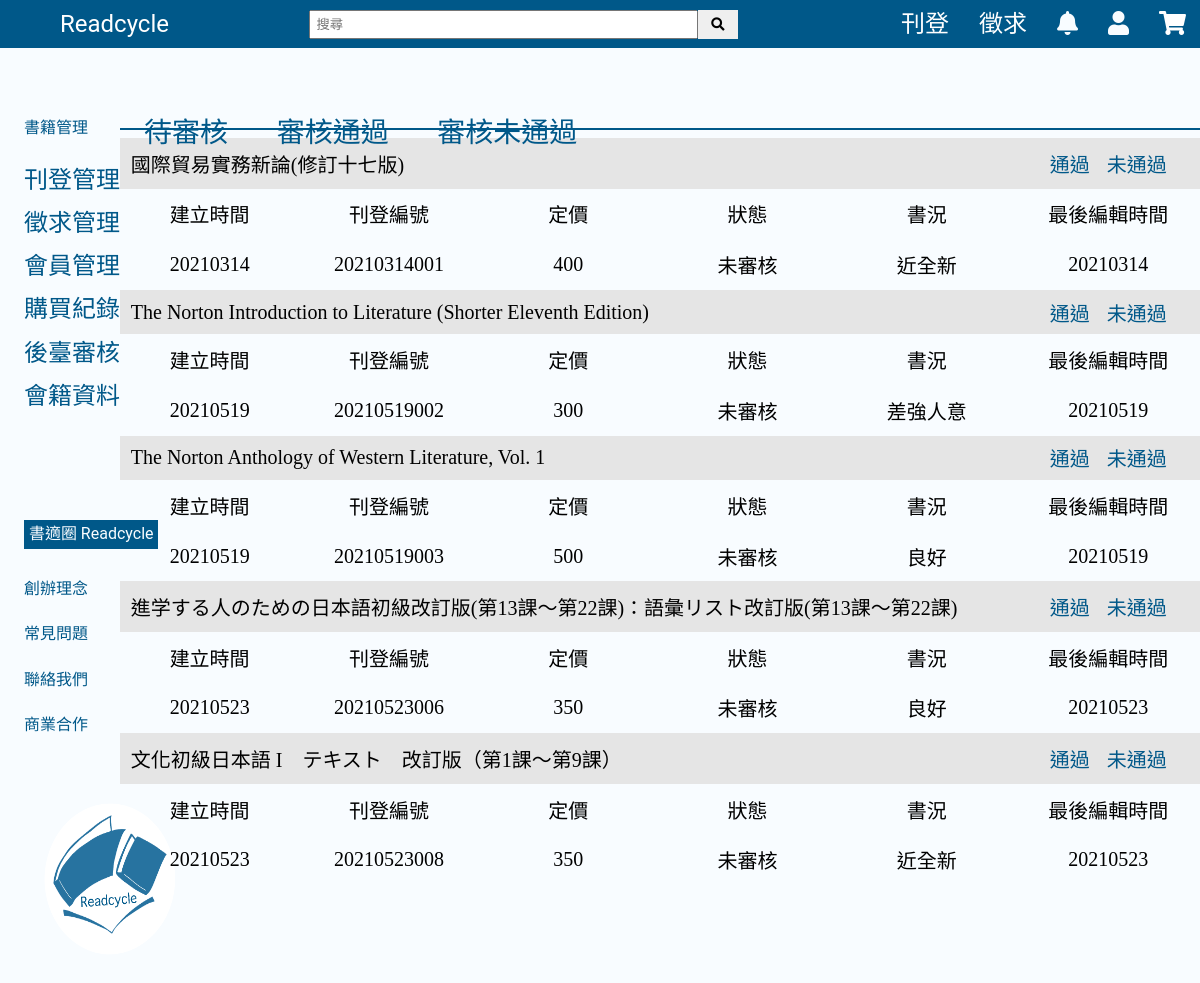
Screenshot of /php/Manage_Backstage1.php (signed in) with the database file from the repository.
### tables this page shows
CREATE TABLE `book_function` (
  `function_id` varchar(11) NOT NULL,
  `ISBN` varchar(13) NOT NULL,
  `member_id` varchar(8) NOT NULL,
  `situation` varchar(20) NOT NULL DEFAULT '未審核',
  `pub_price` int(4) NOT NULL,
  `book_condition` varchar(20) NOT NULL,
  `class` varchar(20) DEFAULT NULL,
  `pic1` varchar(20) NOT NULL,
  `pic2` varchar(20) NOT NULL,
  `description` text DEFAULT NULL,
  `function` varchar(20) NOT NULL,
  `pub_create_date` datetime NOT NULL,
  `pub_update_date` datetime NOT NULL DEFAULT current_timestamp()
);

CREATE TABLE `book` (
  `ISBN` varchar(13) NOT NULL,
  `book_title` varchar(100) NOT NULL,
  `author` varchar(50) NOT NULL,
  `version` int(3) DEFAULT NULL,
  `publishing_house` varchar(50) NOT NULL,
  `publication_date` datetime NOT NULL DEFAULT current_timestamp(),
  `book_update_date` datetime NOT NULL DEFAULT current_timestamp()
);

### php/Manage_Backstage1.php (the view, shortened to what this page needs)
<?php
	include ("../conn.php");
	if (isset($_SESSION["memberid"] ) ){
		$memberid = $_SESSION['memberid'];
		$level = $_SESSION['level'] ;
?>
<!DOCTYPE html>
<html lang="zh-tw">
    <head>
		<link rel="stylesheet" href="../css/home.css">
        <link rel="stylesheet" href="../css/Manage_Backstage1_style.css">
	    <link rel="stylesheet" href="https://use.fontawesome.com/releases/v5.3.1/css/all.css">
    </head>
    <?php
}else{
	echo "請先登入!";
	header('Refresh:2; ../html/Log_In.html');
	exit();
}
	$sql ="SELECT * FROM book_function,book,member
	where book_function.book_condition='未審核'
	&& book_function.member_id = member.member_id
	&& book_function.ISBN = book.ISBN";
	$result= $db -> query($sql);
	$attr = $result -> fetch_assoc();
?>
<body>
	<form name="search" method="post" action="aftersearch.php">
		<div class="header">
			<div class="logo"><a href="../php/home.php?<?php echo "member_id=" . $memberid . "&depart=" . $depart; ?>">Readcycle</a></div>
			<div class="search">
				<input class="search-bar" type="text" name="search" id="search" placeholder="搜尋">
				<button type="submit" class="search-btn" name="search_confirm"><i class="fas fa-search"></i></button>
			</div>
			<div class="publish"><a href="../php/Sale_Book1.php">刊登</a></div>
			<div class="request"><a href="../php/Request_Book1.php">徵求</a></div>
			<div class="notification">
				<div class="popover__title">
					<i class="fas fa-bell"></i>
				</div>
			</div>
			<div class="member">
				<div class="popover__title">
					<i class="fas fa-user"></i>
				</div>
			</div>
			<div class="cart"><a href="../php/Cart.php"><i class="fas fa-shopping-cart"></i></a></div>
		</div>
	</form>
	<div class="left">
		<p>書籍管理</p>
		<a href="Manage_Sell1.php">刊登管理</a><br>
		<a href="Manage_Require1.php">徵求管理</a><br>
	<a href="Manage_Member1.php">會員管理</a><br>
		<a href="Manage_Order.php">購買紀錄</a><br>
		<?php if($level == 0){
			?>
		<a href="Manage_Backstage1.php">後臺審核</a><br>
		<a href="Membership.php">會籍資料</a><br>
		<?php
		}
		?>
		<br><br>
		<div class="information">
			<p>書適圈 Readcycle</p>
			<a href="../php/information.php#AboutUs">創辦理念</a><br>
			<a href="../php/information.php#FAQ">常見問題</a><br>
			<a href="../php/information.php#Contact">聯絡我們</a><br>
			<a href="../php/information.php#Cooperation">商業合作</a>
		</div>
		<br>
		<img src="../index_img/Readcycle_logo.png">
	</div>
	<div>
		<p class="tab">
			<a href="../php/Manage_Backstage1.php">待審核 &nbsp; &nbsp; &nbsp;</a>
			<a href="../php/Manage_Backstage2.php">審核通過 &nbsp; &nbsp; &nbsp;</a>
			<a href="../php/Manage_Backstage3.php">審核未通過</a>
		</p>
	</div>
	<br><br><br><br>
	<hr style="border: 1px solid#005889;" align="left">
	<?php if($attr['book_title']){
		do{
	?>
	<div class="tablen">
		<table class="table1">
			<tr>
			<td class="bookname" colspan="5"><?php echo $attr['book_title']; ?></td>
				<td class="pass_btn">
					<button class="pass_btn" >通過</button>
					<button class="fail_btn" >未通過</button>
				</td>
			</tr>
			<tr>
			<td class="info">建立時間</td>
				<td class="info">刊登編號</td>
				<td class="info">定價</td>
				<td class="info">狀態</td>
				<td class="info">書況</td>
				<td class="info">最後編輯時間</td>
			</tr>
			<tr>
				<td class="info"><?php echo date("Ymd",strtotime($attr['pub_create_date'])); ?></td>
				<td class="info"><?php echo $attr['function_id']; ?></td>
				<td class="info"><?php echo $attr['pub_price']; ?></td>
				<td class="info"><?php echo $attr['book_condition']; ?></td>
				<td class="info"><?php echo $attr['situation']; ?></td>
				<td class="info"><?php echo date("Ymd",strtotime($attr['pub_update_date'])); ?></td>
			</tr>
		</table>
		<?php
			}while($attr = $result -> fetch_assoc());
		}else { ?>
			<h1>尚未有新資料，無需審核呦！～ </h1>
		<?php
		}
		?>
	</div>
</body>
</html>

### css/home.css (style rules this page uses)
body { background-color: #F8FCFF; height: 100%; margin: 0px; }
body a { text-decoration: none; }
.header { background-color: #005889; color: #F8FCFF; height: 48px; font-family: Roboto; font-size: 24px; line-height: 33px; display: flex; align-items:center; box-sizing:border-box; }
.header a { color: #F8FCFF; }
.logo { margin-left: 5%; }
.search { width: 65%; display: flex; }
.search-bar { margin-left:18%; padding:5px; width:48%; }
.search-btn { padding:4px; width:40px; cursor: pointer; }
.publish { margin-left: -4%; text-align: right; }
.request { margin-left: 2.5%; text-align: right; }
.notification { position: relative; display: inline-block; margin-left: 2.5%; }
.popover__title { padding: 32px 0; cursor: pointer; }
.member { position: relative; display: inline-block; margin-left: 2.5%; }
.cart { position: relative; display: inline-block; margin-left: 2.5%; }
img { margin: 0 auto; width: 90%; height: 10%; }
.left { width: 8%; color: #005889; font-family: Roboto; font-style: normal; font-weight: normal; font-size: 24px; line-height: 180%; float:left; margin-top: 50px; margin-left: 2%; }
.left p { font-family: Roboto; font-style: normal; font-weight: normal; font-size: 16px; line-height: 180%; }
.left a { text-decoration: none; color: #005889; }
.information { width: 140%; }
.information p { background: #005889; color: #F8FCFF; text-align: center; }
.information a { font-size: 16px; }
.left img { width: 180px; height: 180px; }

### css/Manage_Backstage1_style.css (style rules this page uses)
body { background-color: #F8FCFF; height: 100%; margin: 0px; }
body a { text-decoration: none; }
.header { background-color: #005889; color: #F8FCFF; height: 48px; font-family: Roboto; font-size: 24px; line-height: 33px; display: flex; align-items:center; box-sizing:border-box; }
.header a { color: white; }
.logo { margin-left: 5%; }
.search { width: 65%; display: flex; }
.search-bar { margin-left:18%; padding:5px; width:48%; }
.search-btn { padding:4px; width:40px; cursor: pointer; }
.publish { margin-left: -4%; text-align: right; }
.request { margin-left: 2.5%; text-align: right; }
.notification { position: relative; display: inline-block; margin-left: 2.5%; }
.popover__title { padding: 32px 0; cursor: pointer; }
.member { position: relative; display: inline-block; margin-left: 2.5%; }
.cart { position: relative; display: inline-block; margin-left: 2.5%; }
.left { width: 8%; color: #005889; font-family: Roboto; font-style: normal; font-weight: normal; font-size: 24px; line-height: 180%; float:left; margin-top: 50px; margin-left: 2%; }
.left p { font-family: Roboto; font-style: normal; font-weight: normal; font-size: 16px; line-height: 180%; }
.left a { text-decoration: none; color: #005889; }
.left img { width: 180px; height: 180px; }
button { border: none; }
.tab { position: absolute; width: 50%; left: 12%; top: 10%; font-family: Roboto; font-size: 28px; line-height: 50%; color: #005888; float:left; font-style: normal; font-weight: normal; }
.tab a { color: #005889; }
.tablen { display: block; overflow-y: auto; }
.table1 { padding: 1%; font-size: 20px; border-collapse: collapse; border: #E5E5E5; table-layout: fixed; width: 100%; }
td { max-width: 30px; }
.bookname { background-color: #E5E5E5; text-align: left; padding: 1%; width: 83%; font-size: 20px; }
.fail_btn { color: #005889; font-family: Roboto; text-align: center; background-color: #E5E5E5; font-size: 20px; }
.pass_btn { color: #005889; font-family: Roboto; text-align: center; background-color: #E5E5E5; font-size: 20px; }
.info { text-align:center; padding: 1%; font-size: 20px; }

### rows the page displays
book_function: book.book_title "國際貿易實務新論(修訂十七版)", pub_create_date "20210314", function_id "20210314001", pub_price "400", book_condition "未審核", situation "近全新", pub_update_date "20210314"
book_function: book.book_title "The Norton Introduction to Literature (Shorter Eleventh Edition)", pub_create_date "20210519", function_id "20210519002", pub_price "300", book_condition "未審核", situation "差強人意", pub_update_date "20210519"
book_function: book.book_title "The Norton Anthology of Western Literature, Vol. 1", pub_create_date "20210519", function_id "20210519003", pub_price "500", book_condition "未審核", situation "良好", pub_update_date "20210519"
book_function: book.book_title "進学する人のための日本語初級改訂版(第13課～第22課)：語彙リスト改訂版(第13課～第22課)", pub_create_date "20210523", function_id "20210523006", pub_price "350", book_condition "未審核", situation "良好", pub_update_date "20210523"
book_function: book.book_title "文化初級日本語 I テキスト 改訂版（第1課～第9課）", pub_create_date "20210523", function_id "20210523008", pub_price "350", book_condition "未審核", situation "近全新", pub_update_date "20210523"
